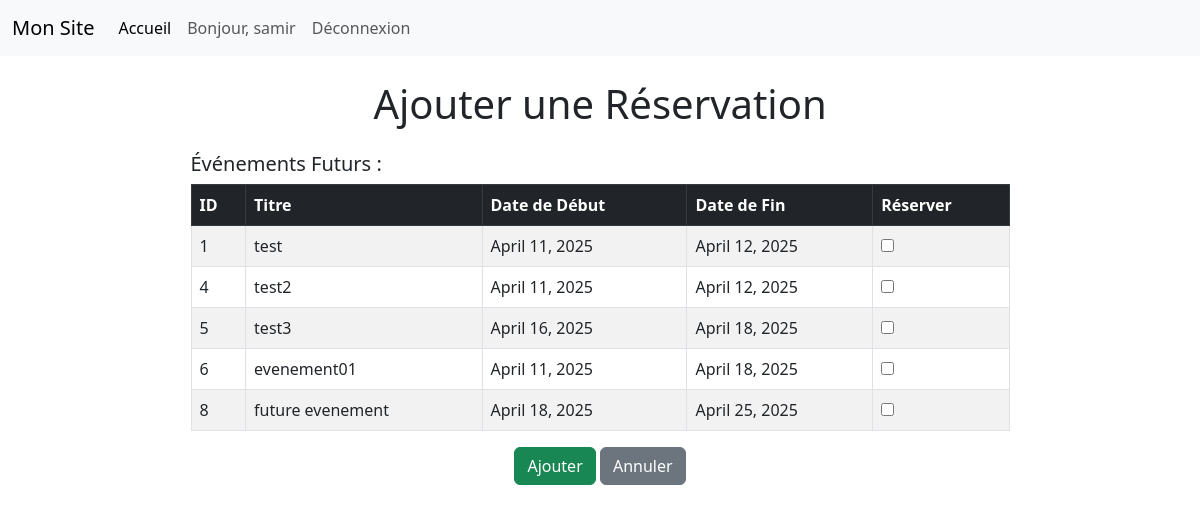
The app's page /foyer/reservations/ajouter/ (signed in) with its own data.
### authentification/models.py (models this page shows, shortened)
class Utilisateur(AbstractUser):
    TYPE_UTILISATEUR_CHOICES = [
        ('STAGIAIRE', 'Stagiaire'),
        ('APPRENTI', 'Apprenti'),
        ('ETUDIANT', 'Étudiant'),
        ('PASSAGER', 'Passager'),
    ]
    type_utilisateur = models.CharField(max_length=20, choices=TYPE_UTILISATEUR_CHOICES, blank=True, null=True)
    telephone = models.CharField(max_length=15, blank=True, null=True)

### foyer/models.py (models this page shows, shortened)
class Evenement(models.Model):
    titre = models.CharField(max_length=100)
    date_debut = models.DateField()
    date_fin = models.DateField()
    description = models.TextField()

### foyer/views.py (the view, shortened to what this page needs)
# urls.py: path('reservations/ajouter/', views.ajouter_reservation, name='ajouter_reservation'),
@login_required
def ajouter_reservation(request):
    evenements_futurs = Evenement.objects.filter(date_debut__gte=date.today())
    context = {
        'evenements_futurs': evenements_futurs,
        'form' : ReservationForm()
    }
    return render(request, 'foyer/ajouter_reservation.html', context)

### foyer/forms.py
class ReservationForm(forms.ModelForm):
    class Meta:
        model = Reservation
        fields = ['telephone', 'evenement']
    def __init__(self, *args, **kwargs):
        super(ReservationForm, self).__init__(*args, **kwargs)
        self.fields['evenement'].queryset = Evenement.objects.filter(
            date_debut__lte=timezone.now(),
            date_fin__gte=timezone.now()
        )
        self.fields['evenement'].label = "Sélectionnez un Événement" #Label corrigé
        self.fields['evenement'].widget = forms.Select() #Widget corrigé

### foyer/templates/foyer/ajouter_reservation.html (shortened to what this page needs)
{% extends 'base.html' %}
{% block content %}
<div class="container mt-4">
    <h1 class="text-center mb-4">Ajouter une Réservation</h1>
    <form method="post" class="w-75 mx-auto">
        <h5 class="mt-4">Événements Futurs :</h5>
        <table class="table table-striped table-bordered">
            <thead class="table-dark">
                <tr>
                    <th>ID</th>
                    <th>Titre</th>
                    <th>Date de Début</th>
                    <th>Date de Fin</th>
                    <th>Réserver</th>
                </tr>
            </thead>
            <tbody>
                {% for evenement in evenements_futurs %}
                    <tr>
                        <td>{{ evenement.id }}</td>
                        <td>{{ evenement.titre }}</td>
                        <td>{{ evenement.date_debut }}</td>
                        <td>{{ evenement.date_fin }}</td>
                        <td>
                            <input type="checkbox" name="evenements" value="{{ evenement.id }}">
                        </td>
                    </tr>
                {% empty %}
                    <tr>
                        <td colspan="5" class="text-center">Aucun événement futur n'est disponible.</td>
                    </tr>
                {% endfor %}
            </tbody>
        </table>
        <div class="text-center">
            <button type="submit" class="btn btn-success">Ajouter</button>
            <a href="{% url 'foyer:liste_reservations' %}" class="btn btn-secondary">Annuler</a>
        </div>
    </form>
</div>
{% endblock %}

### templates/includes/nav.html (shortened to what this page needs)
<nav class="navbar navbar-expand-lg navbar-light bg-light">
    <div class="container-fluid">
        <a class="navbar-brand" href="#">Mon Site</a>
        <div class="collapse navbar-collapse" id="navbarNav">
            <ul class="navbar-nav">
                <li class="nav-item">
                    <a class="nav-link active" aria-current="page" href="{% url 'comptes:login' %}">Accueil</a>
                </li>
                {% if user.is_authenticated %}
                    <li class="nav-item">
                        <span class="nav-link">Bonjour, {{ user.username }}</span>
                    </li>
                    <li class="nav-item">
                        <a class="nav-link" href="{% url 'comptes:deconnexion' %}">Déconnexion</a>
                    </li>
                {% else %}
                    <li class="nav-item">
                        <a class="nav-link" href="{% url 'comptes:login' %}">Connexion</a>
                    </li>
                {% endif %}
            </ul>
        </div>
    </div>
</nav>

### records on screen
Utilisateur: username "samir"
Evenement: id "1", titre "test", date_debut "April 11, 2025", date_fin "April 12, 2025"
Evenement: id "4", titre "test2", date_debut "April 11, 2025", date_fin "April 12, 2025"
Evenement: id "5", titre "test3", date_debut "April 16, 2025", date_fin "April 18, 2025"
Evenement: id "6", titre "evenement01", date_debut "April 11, 2025", date_fin "April 18, 2025"
Evenement: id "8", titre "future evenement", date_debut "April 18, 2025", date_fin "April 25, 2025"
